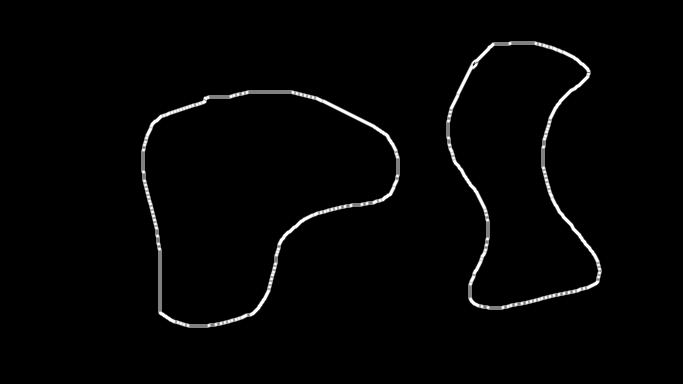
//> input picture code/build/image.png, 683 x 384 px
$ ./main5 ../build/image.png ../build/large10.png out.png   (built with g++ and OpenCV 4)
//> lines starting //> are read from the running program, lines starting //| are printed output that depends on the picture; after the words box and inside, x2 and y2 are one past the last pixel; in counts of white or black regions, pixels touching at a corner belong together
#include <opencv2/opencv.hpp>
#include<iostream>
#include<fstream>

using namespace cv;
using namespace std;


int main( int argc, char** argv )
{
    if(argc!=4){
        cout<<"Usage: ../seg input_image initialization_file output_mask"<<endl;
        return -1;
    }

    // Load the input image
    Mat in_image;
    in_image = imread(argv[1], CV_LOAD_IMAGE_COLOR);
//> in_image is the input picture: 384 rows x 683 cols, CV_8UC3; min 0, max 255, mean 4.5

    if(!in_image.data)
    {
        cout<<"Could not load input image!!!"<<endl;
        return -1;
    }

    if(in_image.channels()!=3){
        cout<<"Image does not have 3 channels!!! "<<in_image.depth()<<endl;
        return -1;
    }

    // the output image
    Mat out_image = in_image.clone();
   // Mat out_image;
    ifstream f(argv[2]);
    if(!f){
        cout<<"Could not load initial mask file!!!"<<endl;
        return -1;
    }

    int width = in_image.cols;
//> width = 683
    int height = in_image.rows;
//> height = 384
    Mat src;
    Mat grad;
    int scale = 1;
    int delta = 0;
    int ddepth = CV_16S;
    src = imread( argv[1] );
    GaussianBlur( src, src, Size(3,3), 0, 0, BORDER_DEFAULT );
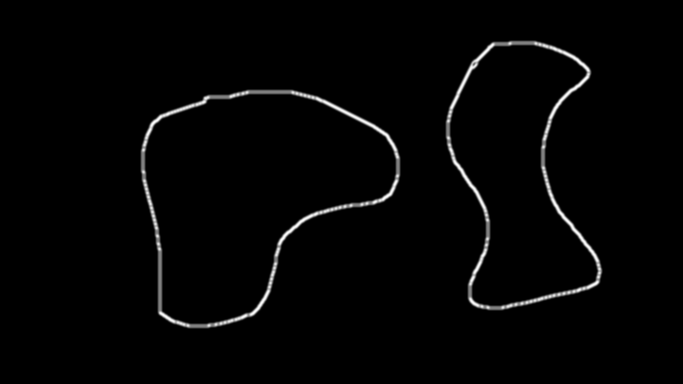
//> src: 384 rows x 683 cols, CV_8UC3; 4.24% of pixels changed, all inside (x1, y1, x2, y2) = (140, 40, 603, 329)
    //cvtColor( src, src, CV_BGR2GRAY );
    Mat grad_x, grad_y;
    Mat abs_grad_x, abs_grad_y;
    Scharr( src, grad_x, ddepth, 1, 0, scale, delta, BORDER_DEFAULT );
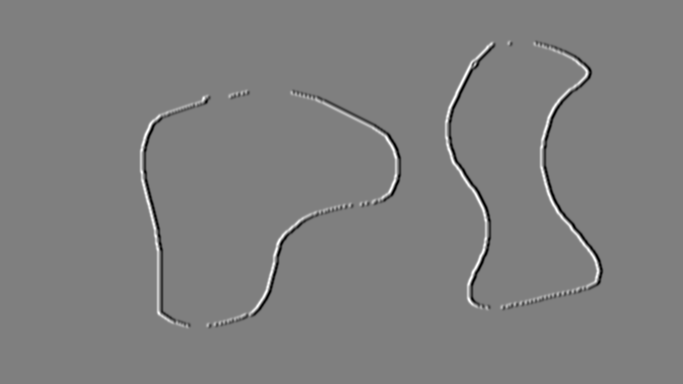
//> grad_x: 384 rows x 683 cols, CV_16SC3; min -2784, max 2784, mean 0; drawn with min black and max white
    //Sobel( src, grad_x, ddepth, 1, 0, 3, scale, delta, BORDER_DEFAULT );
    convertScaleAbs( grad_x, abs_grad_x );
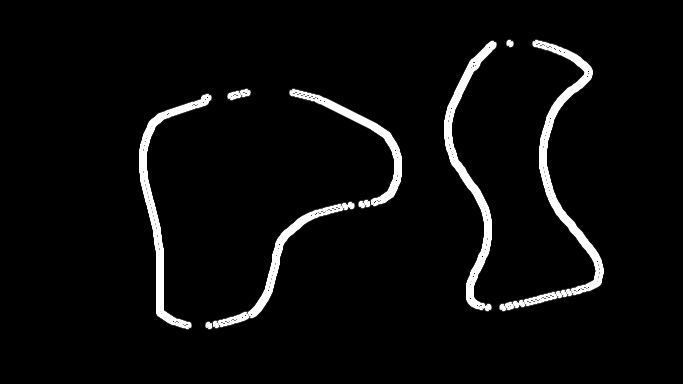
//> abs_grad_x: 384 rows x 683 cols, CV_8UC3; min 0, max 255, mean 11.3
    Scharr( src, grad_y, ddepth, 0, 1, scale, delta, BORDER_DEFAULT );
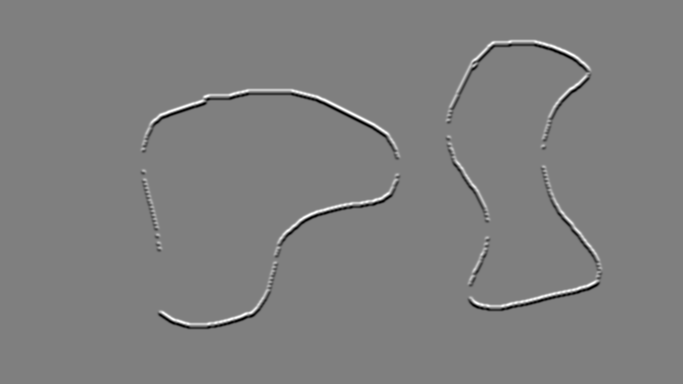
//> grad_y: 384 rows x 683 cols, CV_16SC3; min -2784, max 2776, mean 0; drawn with min black and max white
    //Sobel( src, grad_y, ddepth, 0, 1, 3, scale, delta, BORDER_DEFAULT );
    convertScaleAbs( grad_y, abs_grad_y );
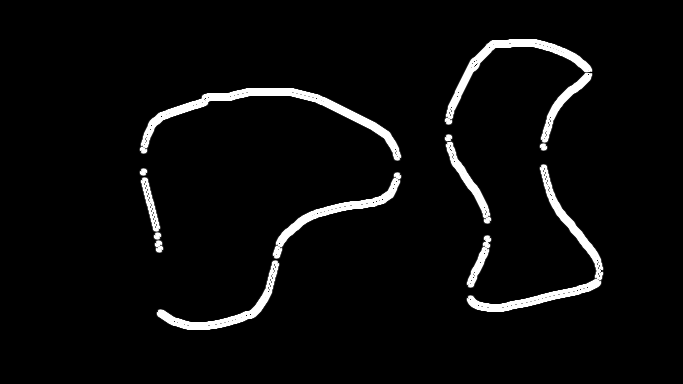
//> abs_grad_y: 384 rows x 683 cols, CV_8UC3; min 0, max 255, mean 11.1
    addWeighted( abs_grad_x, 0.5, abs_grad_y, 0.5, 0, grad );

    out_image = src.clone();
    int maxVal = -1;
    int p[height][width];
    for(int i=0; i<width; i++)
        for(int j=0; j<height; j++)
        {
            Vec3b pixel1 = out_image.at<Vec3b>(j, i);
            p[j][i] = (int) (pixel1[0] +  pixel1[1] + pixel1[2])/3;
            if(maxVal<p[j][i])
                maxVal = p[j][i];
        }
//> after the loop, maxVal = 252
    int edgeVal[height][width][4];
    for(int i=0; i<width; i++)
        for(int j=0; j<height; j++)
        {
            //i, j, i, j-1 U 0
            if(j-1>=0)
            {
                edgeVal[j][i][0] = maxVal - (p[j-1][i]-p[j][i]);
            }
            else
            {
                edgeVal[j][i][0] = 0;
            }


            //i, j, i, j+1 D 1
            if(j+1<=height)
            {
                edgeVal[j][i][1] = maxVal - ( p[j+1][i]-p[j][i]);
            }

            else
            {
                edgeVal[j][i][1] = 0;
            }

            //i, j, i-1, j L 2
            if(i-1>=0)
            {
                edgeVal[j][i][2] = maxVal - (p[j][i-1]-p[j][i]);
            }

            else
            {
                edgeVal[j][i][2] = 0;
            }

            //i, j, i+1, j R 3
            if(i+1<=width)
            {
                edgeVal[j][i][3] = maxVal - (p[j][i+1]-p[j][i]);
            }

            else
            {
                edgeVal[j][i][3] = 0;
            }
        }
    ofstream fout;
    fout.open("test.txt");
    for(int i=0; i<width; i++)
    {
        for(int j=0; j<height; j++)
        {
                fout<<edgeVal[j][i][0];
        }
        fout<<"\n";
    }

//> (the run ends here: the program needs code that is not available in this run, at `for(int i=0;i<n;++i)`)
